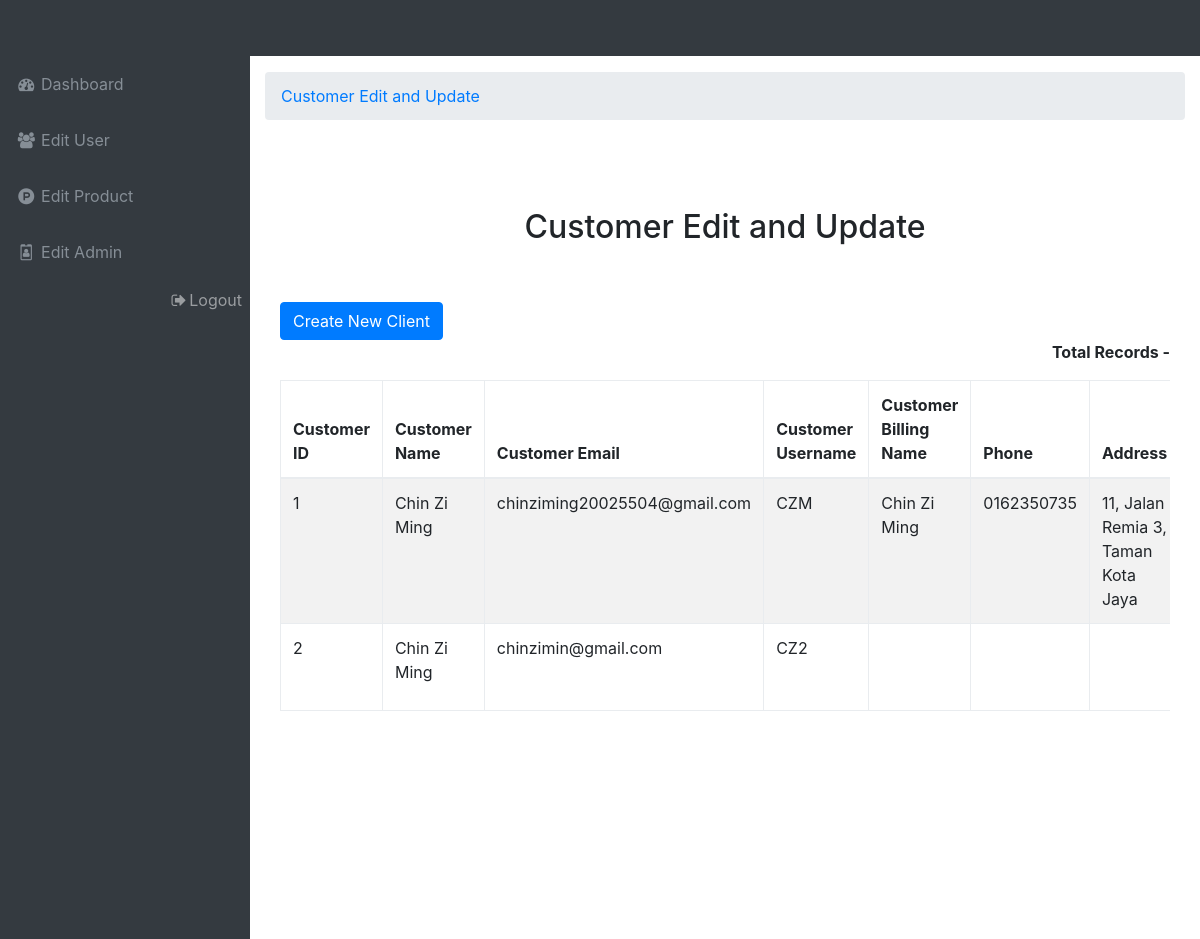
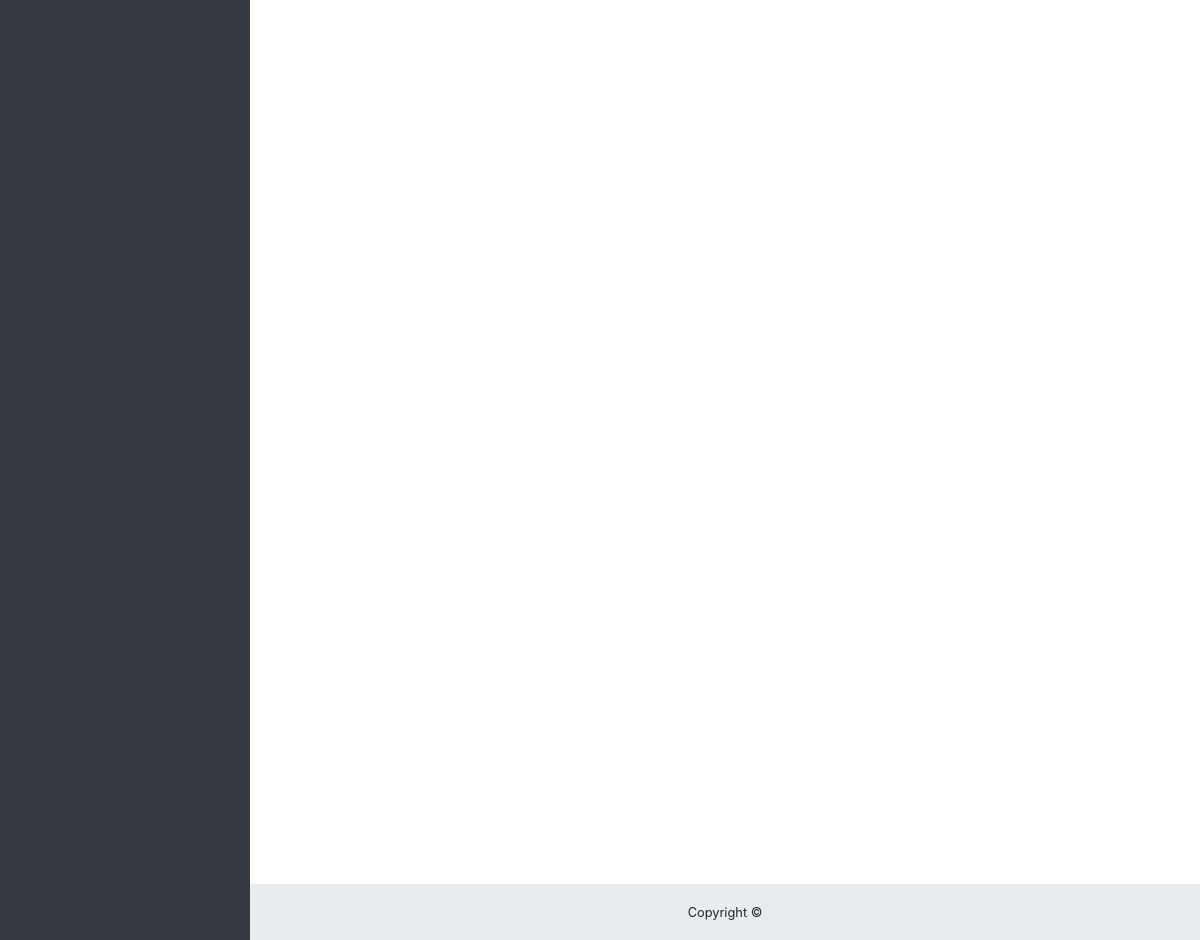
The page /Assignment_final/customer_edit.php on the database its author committed (2 pictures, top to bottom).
### tables this page shows
CREATE TABLE `users` (
  `usersId` int(11) NOT NULL,
  `usersName` varchar(128) NOT NULL,
  `usersEmail` varchar(128) NOT NULL,
  `usersUid` varchar(128) NOT NULL,
  `usersPwd` varchar(128) NOT NULL,
  `billingName` varchar(128) DEFAULT NULL,
  `usersPhone` varchar(128) DEFAULT NULL,
  `usersAddress` varchar(128) DEFAULT NULL,
  `usersCity` varchar(128) DEFAULT NULL,
  `usersState` varchar(128) DEFAULT NULL,
  `usersZip` varchar(128) DEFAULT NULL,
  `usersNameCard` varchar(128) DEFAULT NULL,
  `usersCreditCardNumber` varchar(128) DEFAULT NULL,
  `usersCreditCardExpM` varchar(128) DEFAULT NULL,
  `usersCreditCardExpY` varchar(128) DEFAULT NULL,
  `usersCreditCardCVV` varchar(128) DEFAULT NULL
);

### Assignment_final/customer_edit.php (the view, shortened to what this page needs)
<?php
	require_once('layouts/header.php');
	require_once('layouts/left_sidebar.php');
?>
  <div class="content-wrapper">
    <div class="container-fluid">
      <ol class="breadcrumb">
        <li class="breadcrumb-item">
          <a href="#">Customer Edit and Update</a>
        </li>
      </ol>
      <html>
 <head>
 </head>
 <body>
 <div class="container">
   <br />
   <br />
   <br />
   <h2 align="center">Customer Edit and Update</h2><br />
   <br />
   <a class='btn btn-primary' href='create_customer.php' role="button">Create New Client</a>
   <div class="table-responsive">
    <div align="right">
     <p><b>Total Records - <span id="total_records"></span></b></p>
    </div>
    <table class="table table-bordered table-striped">
     <thead>
      <tr>
       <th>Customer ID</th>
       <th>Customer Name</th>
       <th>Customer Email</th>
       <th>Customer Username</th>
       <th>Customer Billing Name</th>
       <th>Phone</th>
       <th>Address</th>
      </tr>
     </thead>
     <tbody>
      <?php
     $servername = "localhost";
     $username = "root";
     $password = "";
     $database = "reden";
     $conn = new mysqli($servername, $username, $password, $database);
     $sql = "SELECT * FROM users";
     $result = $conn->query($sql);
    while($row = $result->fetch_assoc()) {
         echo "<tr>
             <td>" . $row["usersId"] . "</td>
             <td>" . $row["usersName"] . "</td>
             <td>" . $row["usersEmail"] . "</td>
             <td>" . $row["usersUid"] . "</td>
             <td>" . $row["billingName"] . "</td>
             <td>" . $row["usersPhone"] . "</td>
             <td>" . $row["usersAddress"] . "</td>
             <td>" . $row["usersCity"] . "</td>
             <td>" . $row["usersState"] . "</td>
             <td>" . $row["usersZip"] . "</td>
             <td>
                 <a class='btn btn-primary btn-sm' href='edit_user.php?id=$row[usersId]'>Update</a>
                 <a class='btn btn-danger btn-sm' href='delete_user.php?id=$row[usersId]'>Delete</a>
             </td>
         </tr>";
     }
     ?>
     </tbody>
    </table>
   </div>
  </div>
  <br />
  <br />
  <br />
  <br />
 </body>
</html>
      <div style="height: 1000px;"></div>
    </div>
<?php require_once('layouts/footer.php'); ?>

### Assignment_final/assets/css/sb-admin.css (style rules this page uses)
html { position: relative; min-height: 100%; }
body { overflow-x: hidden; }
body.sticky-footer { margin-bottom: 56px; }
body.sticky-footer .content-wrapper { min-height: calc(100vh - 56px - 56px); }
body.fixed-nav { padding-top: 56px; }
.content-wrapper { min-height: calc(100vh - 56px); padding-top: 1rem; }
.content-wrapper { overflow-x: hidden; background: white; }
@media (min-width: 992px) { .content-wrapper { margin-left: 250px; } }

### rows shown on the page
users: usersId "1", usersName "Chin Zi Ming", usersEmail "chinziming20025504@gmail.com", usersUid "CZM", billingName "Chin Zi Ming", usersPhone "0162350735", usersAddress "11, Jalan Remia 3, Taman Kota Jaya"
users: usersId "2", usersName "Chin Zi Ming", usersEmail "chinzimin@gmail.com", usersUid "CZ2"
